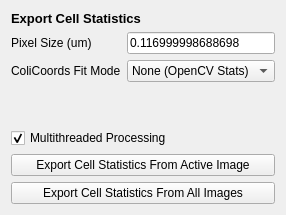
      <widget class="QWidget" name="tab_9">
       <attribute name="title">
        <string>Export Statistics</string>
       </attribute>
       <layout class="QVBoxLayout" name="verticalLayout_17">
        <item>
         <widget class="QLabel" name="label_46">
          <property name="font">
           <font>
            <pointsize>10</pointsize>
            <weight>75</weight>
            <bold>true</bold>
           </font>
          </property>
          <property name="text">
           <string>Export Cell Statistics</string>
          </property>
         </widget>
        </item>
        <item>
         <layout class="QGridLayout" name="gridLayout_11">
          <item row="1" column="0">
           <widget class="QLabel" name="label_54">
            <property name="text">
             <string>ColiCoords Fit Mode</string>
            </property>
           </widget>
          </item>
          <item row="0" column="1">
           <widget class="QLineEdit" name="export_statistics_pixelsize">
            <property name="sizePolicy">
             <sizepolicy hsizetype="Minimum" vsizetype="Fixed">
              <horstretch>0</horstretch>
              <verstretch>0</verstretch>
             </sizepolicy>
            </property>
            <property name="text">
             <string>0.116999998688698</string>
            </property>
           </widget>
          </item>
          <item row="1" column="1">
           <widget class="QComboBox" name="export_colicoords_mode">
            <item>
             <property name="text">
              <string>None (OpenCV Stats)</string>
             </property>
            </item>
            <item>
             <property name="text">
              <string>Mask</string>
             </property>
            </item>
           </widget>
          </item>
          <item row="0" column="0">
           <widget class="QLabel" name="label_52">
            <property name="text">
             <string>Pixel Size (um)</string>
            </property>
           </widget>
          </item>
         </layout>
        </item>
        <item>
         <spacer name="verticalSpacer_24">
          <property name="orientation">
           <enum>Qt::Vertical</enum>
          </property>
          <property name="sizeHint" stdset="0">
           <size>
            <width>20</width>
            <height>40</height>
           </size>
          </property>
         </spacer>
        </item>
        <item>
         <widget class="QCheckBox" name="export_statistics_multithreaded">
          <property name="text">
           <string>Multithreaded Processing</string>
          </property>
          <property name="checked">
           <bool>true</bool>
          </property>
         </widget>
        </item>
        <item>
         <widget class="QPushButton" name="export_statistics_active">
          <property name="text">
           <string>Export Cell Statistics From Active Image</string>
          </property>
         </widget>
        </item>
        <item>
         <widget class="QPushButton" name="export_statistics_all">
          <property name="text">
           <string>Export Cell Statistics From All Images</string>
          </property>
         </widget>
        </item>
       </layout>
      </widget>
